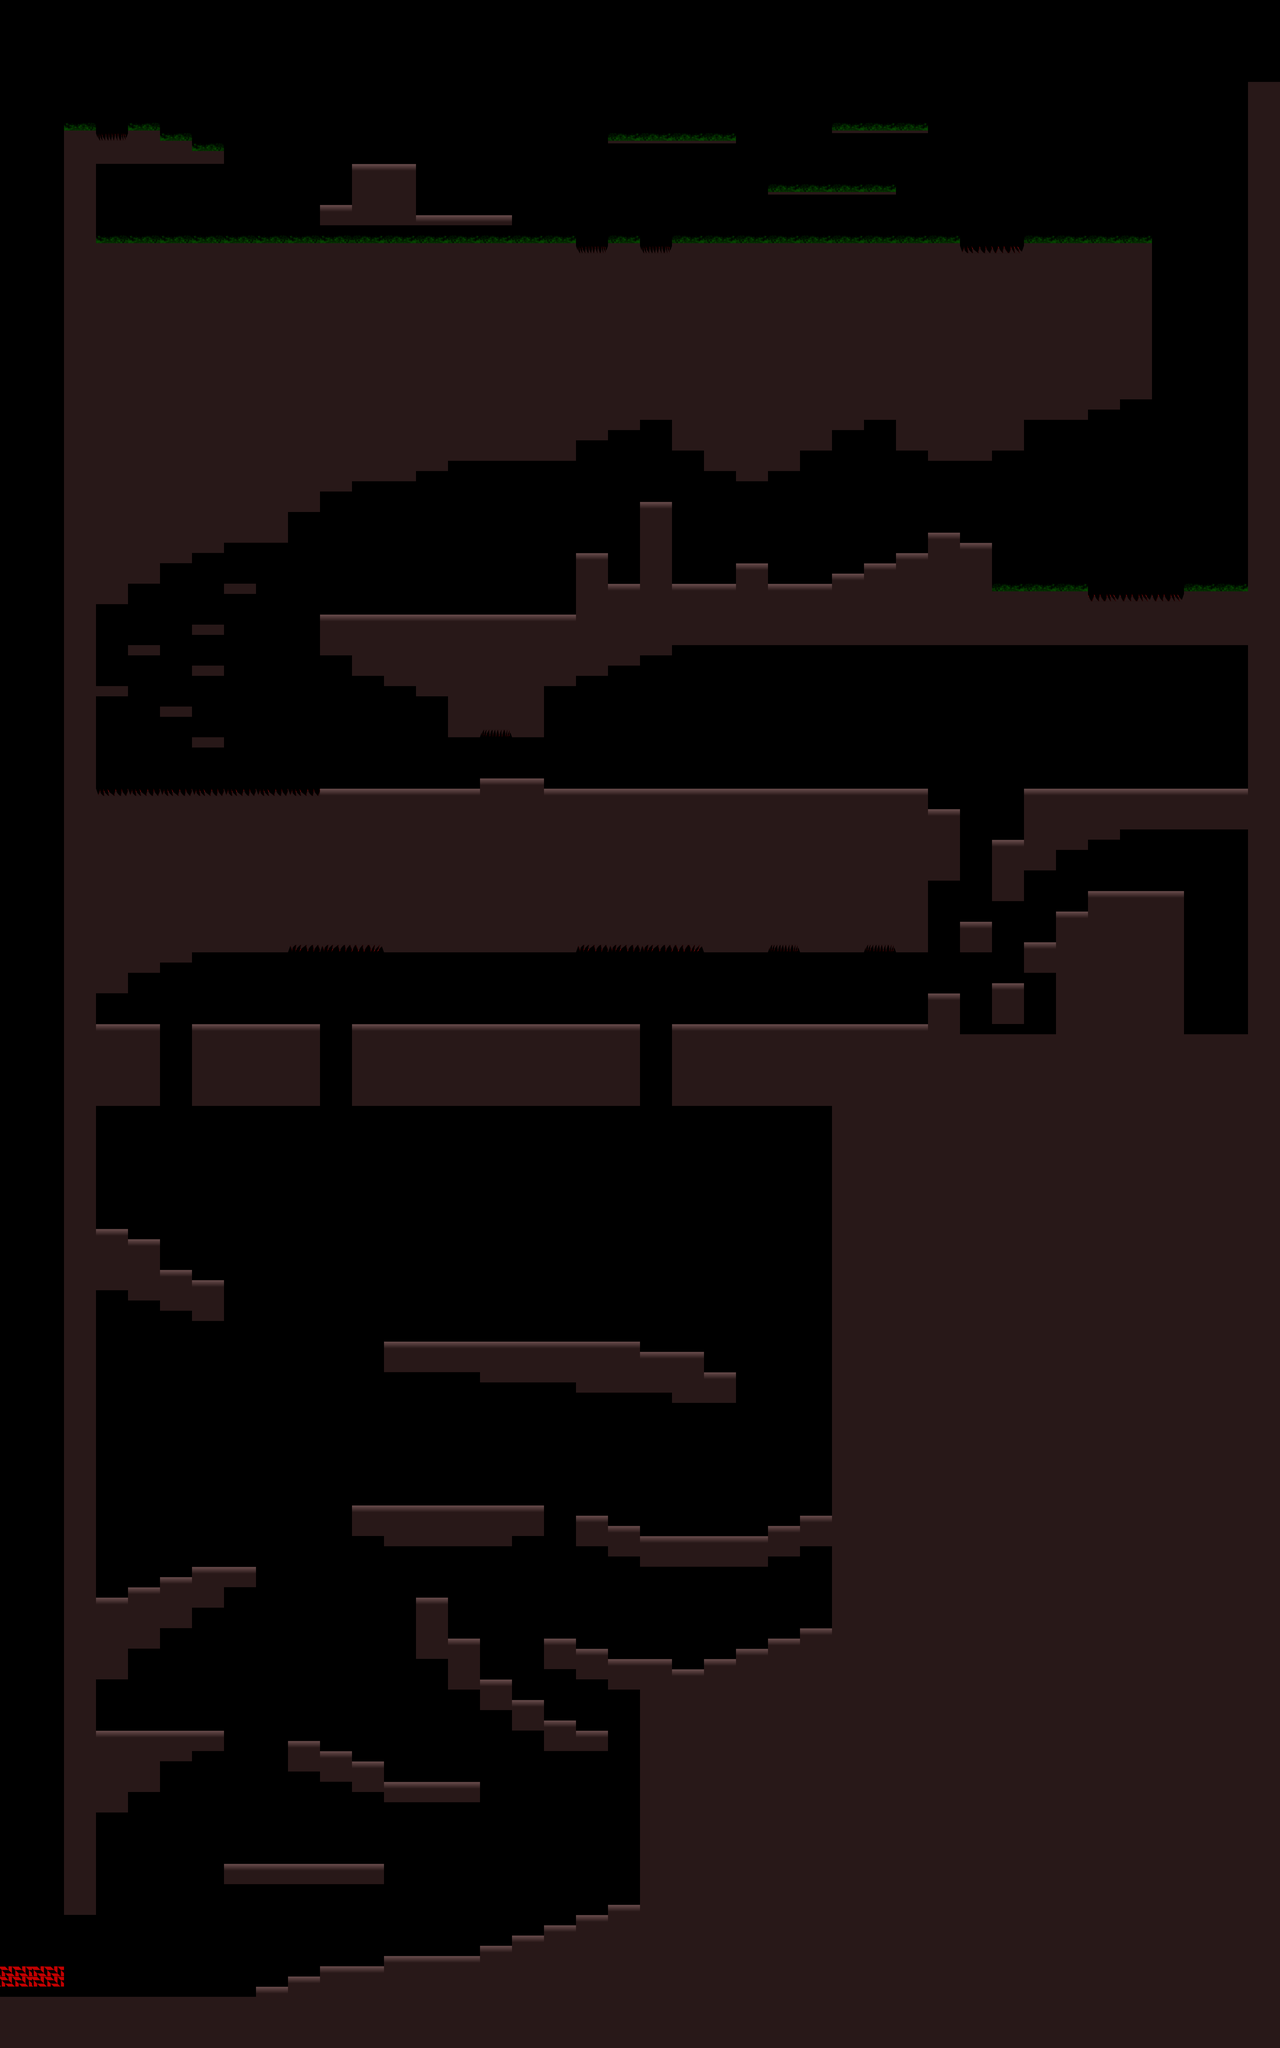

Tiled map render using the project's own tile images. Description and the map definition, with tile-layer contents summarised, below:
An orthogonal 40x200 tile map with 100x32 px tiles, 1 tile layer (Map).

<map version="1.10" tiledversion="1.11.2" orientation="orthogonal" renderorder="right-down" width="40" height="200" tilewidth="100" tileheight="32" infinite="0" nextlayerid="3" nextobjectid="1">
 <editorsettings>
  <export target="map.json" format="json" />
 </editorsettings>
 <tileset firstgid="1" name="maptiles" tilewidth="100" tileheight="32" tilecount="12" columns="12">
  <image source="sprites/maptiles.png" trans="ff00ff" width="1200" height="32" />
  <tile id="0">
   <properties>
    <property name="collides" type="bool" value="true" />
    <property name="kill" type="bool" value="true" />
   </properties>
  </tile>
  <tile id="1">
   <properties>
    <property name="collides" type="bool" value="true" />
    <property name="kill" type="bool" value="true" />
   </properties>
  </tile>
  <tile id="2">
   <properties>
    <property name="collides" type="bool" value="true" />
    <property name="kill" type="bool" value="true" />
   </properties>
  </tile>
  <tile id="3">
   <properties>
    <property name="collides" type="bool" value="true" />
    <property name="kill" type="bool" value="false" />
   </properties>
  </tile>
  <tile id="4">
   <properties>
    <property name="collides" type="bool" value="true" />
    <property name="kill" type="bool" value="false" />
   </properties>
  </tile>
  <tile id="5">
   <properties>
    <property name="collides" type="bool" value="true" />
    <property name="kill" type="bool" value="false" />
   </properties>
  </tile>
  <tile id="6">
   <properties>
    <property name="collides" type="bool" value="true" />
    <property name="kill" type="bool" value="false" />
   </properties>
  </tile>
  <tile id="7">
   <properties>
    <property name="collides" type="bool" value="true" />
    <property name="kill" type="bool" value="true" />
   </properties>
  </tile>
  <tile id="8">
   <properties>
    <property name="collides" type="bool" value="true" />
    <property name="kill" type="bool" value="true" />
   </properties>
  </tile>
  <tile id="9">
   <properties>
    <property name="collides" type="bool" value="true" />
    <property name="kill" type="bool" value="true" />
   </properties>
  </tile>
  <tile id="10">
   <properties>
    <property name="collides" type="bool" value="true" />
    <property name="jumpy" type="bool" value="true" />
    <property name="kill" type="bool" value="false" />
   </properties>
  </tile>
  <tile id="11">
   <properties>
    <property name="collides" type="bool" value="true" />
    <property name="kill" type="bool" value="false" />
   </properties>
  </tile>
 </tileset>
 <layer id="1" name="Map" width="40" height="200">
  <data>[8000 cells, 3993 non-empty, 11 distinct tile ids]</data>
 </layer>
</map>
